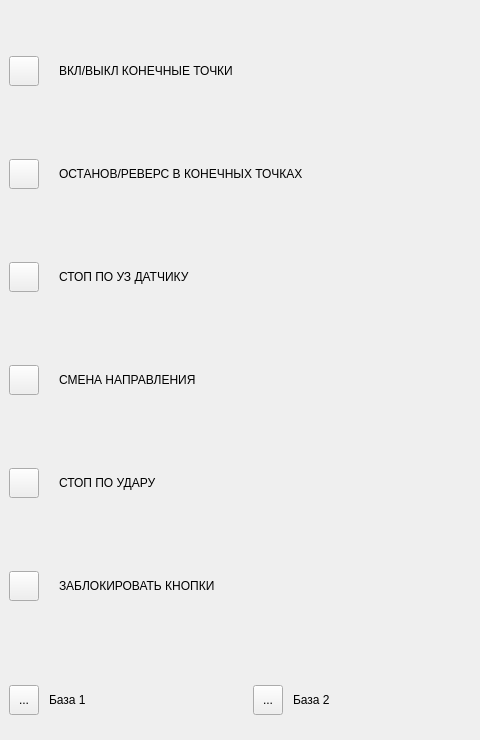
<?xml version="1.0" encoding="UTF-8"?>
<ui version="4.0">
 <class>SForm</class>
 <widget class="QWidget" name="SForm">
  <property name="geometry">
   <rect>
    <x>0</x>
    <y>0</y>
    <width>480</width>
    <height>740</height>
   </rect>
  </property>
  <property name="windowTitle">
   <string>Form</string>
  </property>
  <widget class="QWidget" name="verticalLayoutWidget">
   <property name="geometry">
    <rect>
     <x>-1</x>
     <y>-1</y>
     <width>481</width>
     <height>661</height>
    </rect>
   </property>
   <layout class="QVBoxLayout" name="verticalLayout">
    <item>
     <widget class="QWidget" name="widget" native="true">
      <property name="sizePolicy">
       <sizepolicy hsizetype="Expanding" vsizetype="Fixed">
        <horstretch>0</horstretch>
        <verstretch>0</verstretch>
       </sizepolicy>
      </property>
      <property name="minimumSize">
       <size>
        <width>0</width>
        <height>50</height>
       </size>
      </property>
      <widget class="QToolButton" name="EnableEndPoints">
       <property name="geometry">
        <rect>
         <x>10</x>
         <y>10</y>
         <width>30</width>
         <height>30</height>
        </rect>
       </property>
       <property name="text">
        <string/>
       </property>
       <property name="checkable">
        <bool>true</bool>
       </property>
      </widget>
      <widget class="QLabel" name="label">
       <property name="geometry">
        <rect>
         <x>60</x>
         <y>15</y>
         <width>400</width>
         <height>20</height>
        </rect>
       </property>
       <property name="text">
        <string>ВКЛ/ВЫКЛ КОНЕЧНЫЕ ТОЧКИ</string>
       </property>
      </widget>
     </widget>
    </item>
    <item>
     <widget class="QWidget" name="widget_3" native="true">
      <property name="sizePolicy">
       <sizepolicy hsizetype="Expanding" vsizetype="Fixed">
        <horstretch>0</horstretch>
        <verstretch>0</verstretch>
       </sizepolicy>
      </property>
      <property name="minimumSize">
       <size>
        <width>0</width>
        <height>50</height>
       </size>
      </property>
      <widget class="QToolButton" name="EndPointsBehavior">
       <property name="geometry">
        <rect>
         <x>10</x>
         <y>10</y>
         <width>30</width>
         <height>30</height>
        </rect>
       </property>
       <property name="text">
        <string/>
       </property>
       <property name="checkable">
        <bool>true</bool>
       </property>
      </widget>
      <widget class="QLabel" name="label_3">
       <property name="geometry">
        <rect>
         <x>60</x>
         <y>15</y>
         <width>400</width>
         <height>20</height>
        </rect>
       </property>
       <property name="text">
        <string>ОСТАНОВ/РЕВЕРС В КОНЕЧНЫХ ТОЧКАХ</string>
       </property>
      </widget>
     </widget>
    </item>
    <item>
     <widget class="QWidget" name="widget_5" native="true">
      <property name="sizePolicy">
       <sizepolicy hsizetype="Expanding" vsizetype="Fixed">
        <horstretch>0</horstretch>
        <verstretch>0</verstretch>
       </sizepolicy>
      </property>
      <property name="minimumSize">
       <size>
        <width>0</width>
        <height>50</height>
       </size>
      </property>
      <widget class="QToolButton" name="SoundStop">
       <property name="geometry">
        <rect>
         <x>10</x>
         <y>10</y>
         <width>30</width>
         <height>30</height>
        </rect>
       </property>
       <property name="text">
        <string/>
       </property>
       <property name="checkable">
        <bool>true</bool>
       </property>
      </widget>
      <widget class="QLabel" name="label_5">
       <property name="geometry">
        <rect>
         <x>60</x>
         <y>15</y>
         <width>400</width>
         <height>20</height>
        </rect>
       </property>
       <property name="text">
        <string>СТОП ПО УЗ ДАТЧИКУ</string>
       </property>
      </widget>
     </widget>
    </item>
    <item>
     <widget class="QWidget" name="widget_4" native="true">
      <property name="sizePolicy">
       <sizepolicy hsizetype="Expanding" vsizetype="Fixed">
        <horstretch>0</horstretch>
        <verstretch>0</verstretch>
       </sizepolicy>
      </property>
      <property name="minimumSize">
       <size>
        <width>0</width>
        <height>50</height>
       </size>
      </property>
      <widget class="QToolButton" name="SwapDirection">
       <property name="geometry">
        <rect>
         <x>10</x>
         <y>10</y>
         <width>30</width>
         <height>30</height>
        </rect>
       </property>
       <property name="text">
        <string/>
       </property>
       <property name="checkable">
        <bool>true</bool>
       </property>
      </widget>
      <widget class="QLabel" name="label_4">
       <property name="geometry">
        <rect>
         <x>60</x>
         <y>15</y>
         <width>400</width>
         <height>20</height>
        </rect>
       </property>
       <property name="text">
        <string>СМЕНА НАПРАВЛЕНИЯ</string>
       </property>
      </widget>
     </widget>
    </item>
    <item>
     <widget class="QWidget" name="widget_2" native="true">
      <property name="sizePolicy">
       <sizepolicy hsizetype="Expanding" vsizetype="Fixed">
        <horstretch>0</horstretch>
        <verstretch>0</verstretch>
       </sizepolicy>
      </property>
      <property name="minimumSize">
       <size>
        <width>0</width>
        <height>50</height>
       </size>
      </property>
      <widget class="QToolButton" name="StopAccelerometer">
       <property name="geometry">
        <rect>
         <x>10</x>
         <y>10</y>
         <width>30</width>
         <height>30</height>
        </rect>
       </property>
       <property name="text">
        <string/>
       </property>
       <property name="checkable">
        <bool>true</bool>
       </property>
      </widget>
      <widget class="QLabel" name="label_2">
       <property name="geometry">
        <rect>
         <x>60</x>
         <y>15</y>
         <width>400</width>
         <height>20</height>
        </rect>
       </property>
       <property name="text">
        <string>СТОП ПО УДАРУ</string>
       </property>
      </widget>
     </widget>
    </item>
    <item>
     <widget class="QWidget" name="widget_8" native="true">
      <property name="sizePolicy">
       <sizepolicy hsizetype="Expanding" vsizetype="Fixed">
        <horstretch>0</horstretch>
        <verstretch>0</verstretch>
       </sizepolicy>
      </property>
      <property name="minimumSize">
       <size>
        <width>0</width>
        <height>50</height>
       </size>
      </property>
      <widget class="QToolButton" name="LockButtons">
       <property name="geometry">
        <rect>
         <x>10</x>
         <y>10</y>
         <width>30</width>
         <height>30</height>
        </rect>
       </property>
       <property name="text">
        <string/>
       </property>
       <property name="checkable">
        <bool>true</bool>
       </property>
      </widget>
      <widget class="QLabel" name="label_8">
       <property name="geometry">
        <rect>
         <x>60</x>
         <y>15</y>
         <width>400</width>
         <height>20</height>
        </rect>
       </property>
       <property name="text">
        <string>ЗАБЛОКИРОВАТЬ КНОПКИ</string>
       </property>
      </widget>
     </widget>
    </item>
   </layout>
  </widget>
  <widget class="QWidget" name="horizontalLayoutWidget">
   <property name="geometry">
    <rect>
     <x>-1</x>
     <y>660</y>
     <width>481</width>
     <height>80</height>
    </rect>
   </property>
   <layout class="QHBoxLayout" name="horizontalLayout">
    <item>
     <widget class="QWidget" name="widget_7" native="true">
      <property name="sizePolicy">
       <sizepolicy hsizetype="Expanding" vsizetype="Fixed">
        <horstretch>0</horstretch>
        <verstretch>0</verstretch>
       </sizepolicy>
      </property>
      <property name="minimumSize">
       <size>
        <width>0</width>
        <height>50</height>
       </size>
      </property>
      <widget class="QToolButton" name="toolButton_7">
       <property name="geometry">
        <rect>
         <x>10</x>
         <y>10</y>
         <width>30</width>
         <height>30</height>
        </rect>
       </property>
       <property name="text">
        <string>...</string>
       </property>
      </widget>
      <widget class="QLabel" name="label_7">
       <property name="geometry">
        <rect>
         <x>50</x>
         <y>15</y>
         <width>420</width>
         <height>20</height>
        </rect>
       </property>
       <property name="text">
        <string>База 1</string>
       </property>
      </widget>
     </widget>
    </item>
    <item>
     <widget class="QWidget" name="widget_6" native="true">
      <property name="sizePolicy">
       <sizepolicy hsizetype="Expanding" vsizetype="Fixed">
        <horstretch>0</horstretch>
        <verstretch>0</verstretch>
       </sizepolicy>
      </property>
      <property name="minimumSize">
       <size>
        <width>0</width>
        <height>50</height>
       </size>
      </property>
      <widget class="QToolButton" name="toolButton_6">
       <property name="geometry">
        <rect>
         <x>10</x>
         <y>10</y>
         <width>30</width>
         <height>30</height>
        </rect>
       </property>
       <property name="text">
        <string>...</string>
       </property>
      </widget>
      <widget class="QLabel" name="label_6">
       <property name="geometry">
        <rect>
         <x>50</x>
         <y>15</y>
         <width>420</width>
         <height>20</height>
        </rect>
       </property>
       <property name="text">
        <string>База 2</string>
       </property>
      </widget>
     </widget>
    </item>
   </layout>
  </widget>
 </widget>
 <resources/>
 <connections/>
</ui>
